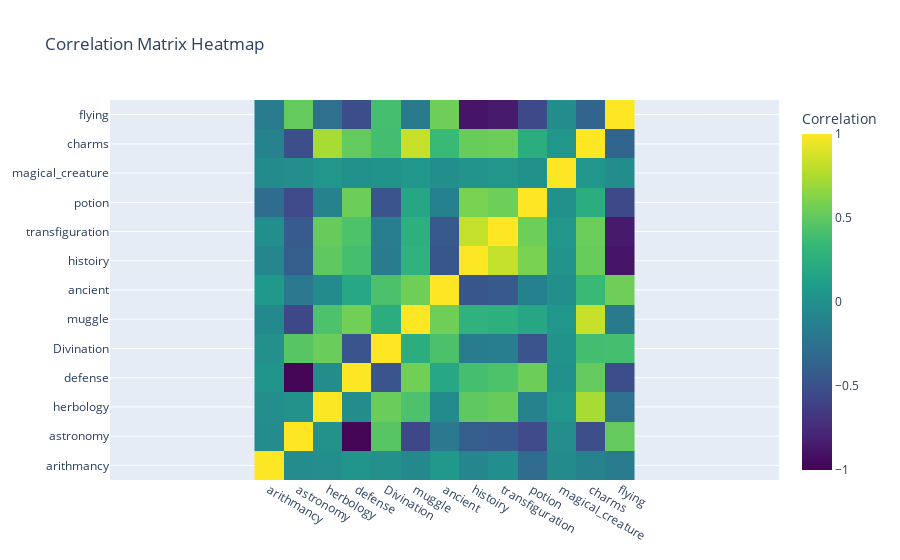

The code cell stored with this chart in its notebook:
### Code cell
X = np.array(get_float_cols(train_df))
corr_mat = zscore_correlation_matrix(X)
plot_correlation_heatmap(corr_mat, variable_names=get_float_cols(train_df).columns)

### Figure 1 — Plotly figure (JSON) as saved in the notebook; plotly's stock layout.template omitted (floating-point values rounded to 4 significant figures; data arrays with more than 128 entries replaced by an {"elided": "..."} marker saying what was removed)
{"data": [{"colorbar": {"title": {"text": "Correlation"}}, "colorscale": [[0, "#440154"], [0.1111, "#482878"], [0.2222, "#3e4989"], [0.3333, "#31688e"], [0.4444, "#26828e"], [0.5556, "#1f9e89"], [0.6667, "#35b779"], [0.7778, "#6ece58"], [0.8889, "#b5de2b"], [1, "#fde725"]], "type": "heatmap", "x": ["arithmancy", "astronomy", "herbology", "defense", "Divination", "muggle", "ancient", "histoiry", "transfiguration", "potion", "magical_creature", "charms", "flying"], "y": ["arithmancy", "astronomy", "herbology", "defense", "Divination", "muggle", "ancient", "histoiry", "transfiguration", "potion", "magical_creature", "charms", "flying"], "z": {"elided": "13x13 float values"}, "zmax": 1, "zmin": -1}], "layout": {"title": {"text": "Correlation Matrix Heatmap"}, "xaxis": {"scaleanchor": "y"}, "yaxis": {"scaleanchor": "x"}}}
